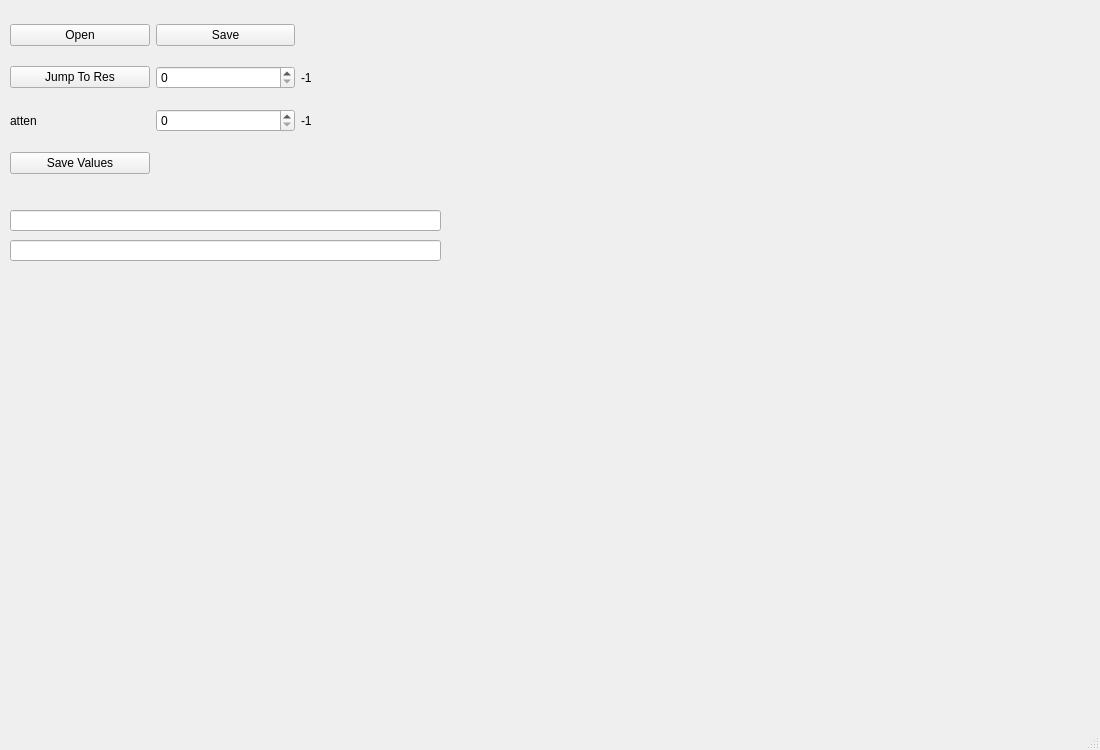
<?xml version="1.0" encoding="UTF-8"?>
<ui version="4.0">
 <class>MainWindow</class>
 <widget class="QMainWindow" name="MainWindow">
  <property name="geometry">
   <rect>
    <x>0</x>
    <y>0</y>
    <width>1100</width>
    <height>750</height>
   </rect>
  </property>
  <property name="windowTitle">
   <string>MainWindow</string>
  </property>
  <widget class="QWidget" name="centralwidget">
   <widget class="QLineEdit" name="open_filename">
    <property name="geometry">
     <rect>
      <x>10</x>
      <y>210</y>
      <width>431</width>
      <height>21</height>
     </rect>
    </property>
   </widget>
   <widget class="QLineEdit" name="save_filename">
    <property name="geometry">
     <rect>
      <x>10</x>
      <y>240</y>
      <width>431</width>
      <height>21</height>
     </rect>
    </property>
   </widget>
   <widget class="MPL_Widget" name="plot_1" native="true">
    <property name="geometry">
     <rect>
      <x>10</x>
      <y>290</y>
      <width>541</width>
      <height>401</height>
     </rect>
    </property>
    <zorder>plot_2</zorder>
   </widget>
   <widget class="MPL_Widget" name="plot_2" native="true">
    <property name="geometry">
     <rect>
      <x>560</x>
      <y>290</y>
      <width>541</width>
      <height>401</height>
     </rect>
    </property>
    <zorder>plot_1</zorder>
   </widget>
   <widget class="MPL_Widget" name="plot_3" native="true">
    <property name="geometry">
     <rect>
      <x>450</x>
      <y>10</y>
      <width>651</width>
      <height>281</height>
     </rect>
    </property>
   </widget>
   <widget class="QWidget" name="">
    <property name="geometry">
     <rect>
      <x>10</x>
      <y>10</y>
      <width>431</width>
      <height>181</height>
     </rect>
    </property>
    <layout class="QGridLayout" name="gridLayout">
     <item row="0" column="0">
      <widget class="QPushButton" name="open_browse">
       <property name="text">
        <string>Open</string>
       </property>
      </widget>
     </item>
     <item row="1" column="1">
      <widget class="QSpinBox" name="jumptonum">
       <property name="toolTip">
        <string>Resonator Number</string>
       </property>
      </widget>
     </item>
     <item row="3" column="6">
      <widget class="QLabel" name="frequency">
       <property name="toolTip">
        <string>Frequency (GHz)</string>
       </property>
       <property name="text">
        <string>-1</string>
       </property>
      </widget>
     </item>
     <item row="0" column="1">
      <widget class="QPushButton" name="save_browse">
       <property name="text">
        <string>Save</string>
       </property>
      </widget>
     </item>
     <item row="3" column="1">
      <widget class="QSpinBox" name="atten">
       <property name="maximumSize">
        <size>
         <width>776</width>
         <height>16777215</height>
        </size>
       </property>
       <property name="toolTip">
        <string>Attenuation</string>
       </property>
      </widget>
     </item>
     <item row="1" column="0">
      <widget class="QPushButton" name="jumptores">
       <property name="text">
        <string>Jump To Res</string>
       </property>
      </widget>
     </item>
     <item row="3" column="0">
      <widget class="QLabel" name="label">
       <property name="text">
        <string>atten</string>
       </property>
      </widget>
     </item>
     <item row="1" column="6">
      <widget class="QLabel" name="res_num">
       <property name="toolTip">
        <string>Resonator Number</string>
       </property>
       <property name="statusTip">
        <string/>
       </property>
       <property name="text">
        <string>-1</string>
       </property>
      </widget>
     </item>
     <item row="4" column="0">
      <widget class="QPushButton" name="savevalues">
       <property name="toolTip">
        <string>Save this resonator and move to next one</string>
       </property>
       <property name="text">
        <string>Save Values</string>
       </property>
      </widget>
     </item>
    </layout>
   </widget>
  </widget>
  <widget class="QMenuBar" name="menubar">
   <property name="geometry">
    <rect>
     <x>0</x>
     <y>0</y>
     <width>1100</width>
     <height>22</height>
    </rect>
   </property>
  </widget>
  <widget class="QStatusBar" name="statusbar"/>
  <action name="actionOpen">
   <property name="text">
    <string>Open</string>
   </property>
  </action>
  <action name="s">
   <property name="text">
    <string>Save</string>
   </property>
  </action>
 </widget>
 <customwidgets>
  <customwidget>
   <class>MPL_Widget</class>
   <extends>QWidget</extends>
   <header>lib.mpl_pyqt4_widget</header>
   <container>1</container>
  </customwidget>
 </customwidgets>
 <resources/>
 <connections/>
</ui>
